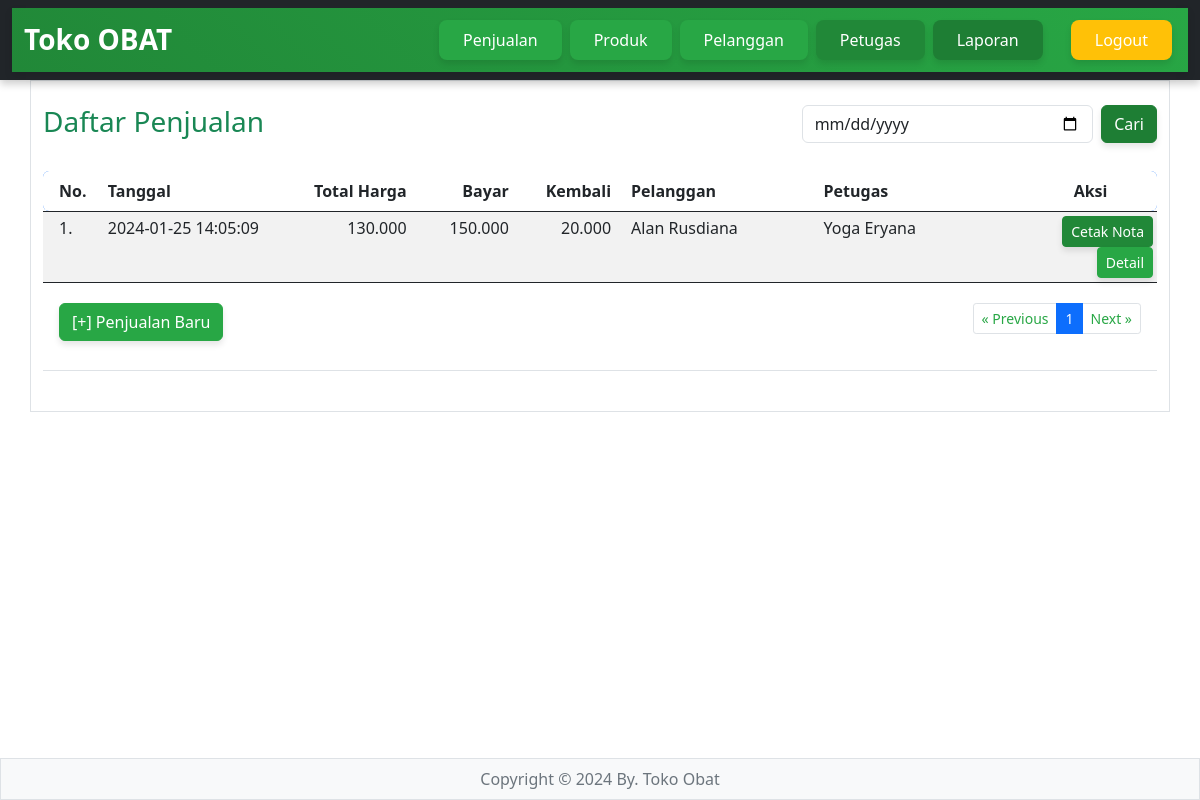
/penjualan/index.php?tgl=2024-01-25 14:05:09 (signed in), run on the app's committed database.
### tables this page shows
CREATE TABLE `penjualan` (
  `penjualan_id` int(11) NOT NULL,
  `tanggal` datetime DEFAULT NULL,
  `total_harga` int(11) DEFAULT NULL,
  `bayar` int(11) DEFAULT NULL,
  `id_pelanggan` int(11) DEFAULT NULL,
  `id_petugas` int(11) NOT NULL,
  `nama_petugas` varchar(30) DEFAULT NULL
);

CREATE TABLE `pelanggan` (
  `id_pelanggan` int(11) NOT NULL,
  `kode_pelanggan` varchar(15) DEFAULT NULL,
  `nama_pelanggan` varchar(30) DEFAULT NULL,
  `alamat` text DEFAULT NULL,
  `no_hp` varchar(15) DEFAULT NULL
);

CREATE TABLE `petugas` (
  `id_petugas` int(11) NOT NULL,
  `username` varchar(30) DEFAULT NULL,
  `password` varchar(100) DEFAULT NULL,
  `nama_petugas` varchar(35) DEFAULT NULL,
  `level` enum('admin','petugas') DEFAULT NULL
);

### penjualan/index.php (the view, shortened to what this page needs)
<?php
if(!isset($_SESSION['username']) && !isset($_SESSION['password'])){
?>
<meta http-equiv="refresh" content="0;url=../login.php">
<?php
} else {
if(isset($_SESSION['penid'])){
?>
<meta http-equiv="refresh" content="1;url=transaksi.php">
<?php
} else {
?>
<!DOCTYPE html>
<html lang="en">
<head>
    <link rel="stylesheet" href="../bootstrap/css/bootstrap.min.css" />
</head>
<body>
<?php include "../header.php" ?>
<main class="container border py-4 bg-white">
    <div class="row mb-4">
        <div class="col-sm-8"><h3 class="text-success">Daftar Penjualan</h3></div>
        <div class="col-sm-4">
            <form class="d-flex" method="GET" action="">
                <input class="form-control me-2" type="date" name="tgl">
                <button class="btn btn-success" type="submit">Cari</button>
            </form>
        </div>
    </div>
<table class="table table-hover table-striped table-sm">
    <thead class="bg-primary text-white">
        <tr>
            <th class="py-2 px-3 rounded-start" width="55px">No.</th>
            <th class="py-2" width="200px">Tanggal</th>
            <th class="py-2 text-end" width="100px">Total Harga</th>
            <th class="py-2 text-end" width="100px">Bayar</th>
            <th class="py-2 text-end" width="100px">Kembali</th>
            <th class="py-2 px-3" width="200px">Pelanggan</th>
            <th class="py-2" width="200px">Petugas</th>
            <th class="py-2 text-center rounded-end" width="130px">Aksi</th>
        </tr>
    </thead>
    <tbody>
        <?php
        include "../config.php";
        $id_petugas = $_SESSION['id_petugas'];
        $batas = 10;
        $halaman = isset($_GET['halaman']) ? (int)$_GET['halaman'] : 1;
        $halaman_awal = ($halaman > 1) ? ($halaman * $batas) - $batas : 0;
        $previous = $halaman - 1;
        $next = $halaman + 1;
        $tglskr = date("Y-m-d");
        if(isset($_GET['tgl'])){
            $tgl = $_GET['tgl'];
            $sqldata = "SELECT * FROM penjualan WHERE tanggal LIKE '$tgl%' AND id_petugas='$id_petugas'";
        } else {
            $sqldata = "SELECT * FROM penjualan WHERE tanggal LIKE '$tglskr%' AND id_petugas='$id_petugas'";
        }
        $resdata = mysqli_query($koneksi, $sqldata);
        $jumlah_data = mysqli_num_rows($resdata);
        $total_halaman = ceil($jumlah_data / $batas);
        if(isset($_GET['tgl'])){
            $tgl = $_GET['tgl'];
            $sql = "SELECT * FROM penjualan WHERE tanggal LIKE '$tgl%' AND id_petugas='$id_petugas' LIMIT $halaman_awal, $batas";
        } else {
            $sql = "SELECT * FROM penjualan WHERE tanggal LIKE '$tglskr%' AND id_petugas='$id_petugas' LIMIT $halaman_awal, $batas";
        }
        $result = mysqli_query($koneksi, $sql);
        $no = $halaman_awal + 1;
        while($data = mysqli_fetch_array($result)){
            $tohar = number_format($data['total_harga'], 0, ",", ".");
            $byr = number_format($data['bayar'], 0, ",", ".");
            $kembali = $data['bayar'] - $data['total_harga'];
            $kbl = number_format($kembali, 0, ",", ".");
            $id_pelanggan = $data['id_pelanggan'];
            $id_petugas = $data['id_petugas'];
            $sqlpelanggan = "SELECT * FROM pelanggan WHERE id_pelanggan='$id_pelanggan'";
            $respelanggan = mysqli_query($koneksi, $sqlpelanggan);
            $dtpelanggan = mysqli_fetch_array($respelanggan);
            $nama_pelanggan = isset($dtpelanggan['nama_pelanggan']) ? $dtpelanggan['nama_pelanggan'] : "Pelanggan Tidak Ditemukan";
            $sqlpetugas = "SELECT * FROM petugas WHERE id_petugas='$id_petugas'";
            $respetugas = mysqli_query($koneksi, $sqlpetugas);
            $dtpetugas = mysqli_fetch_array($respetugas);
            ?>
            <tr>
                <td class="px-3"><?= $no ?>.</td>
                <td><?= $data['tanggal'] ?></td>
                <td align="right"><?= $tohar ?></td>
                <td align="right"><?= $byr ?></td>
                <td align="right"><?= $kbl ?></td>
                <td class="px-3"><?= $nama_pelanggan ?></td>
                <td><?= $dtpetugas['nama_petugas'] ?></td>
                <td align="right">
                    <a href="printnota.php?penid=<?= $data['penjualan_id'] ?>&kbl=<?= $kbl ?>" target="blank" class="btn btn-secondary btn-sm">Cetak Nota</a>
                    <a href="detail_penjualan.php?penid=<?= $data['penjualan_id'] ?>&npet=<?= $dtpetugas['nama_petugas'] ?>&npel=<?= $nama_pelanggan ?>&tgl=<?= $data['tanggal'] ?>&byr=<?= $byr ?>&kbl=<?= $kbl ?>&halaman=<?= $halaman ?>" class="btn btn-primary btn-sm">Detail</a>
                </td>
            </tr>
        <?php
        $no++;
        }
        ?>
    </tbody>
    <tfoot>
        <tr>
            <td colspan="8" class="text-center">
                <div class="container">
                    <div class="row">
                        <div class="col-4 text-start py-3">
                            <a class="btn btn-primary" href="penjualan_simpan.php">[+] Penjualan Baru</a>
                        </div>
                        <div class="col-8 text-end py-3">
                            <ul class="pagination justify-content-end pagination-sm">
                                <li class="page-item"><a class="page-link" <?php if($halaman > 1){ echo "href='?halaman=$previous'"; } ?>>&laquo; Previous</a></li>
                                <?php
                                for($x = 1; $x <= $total_halaman; $x++){
                                    if($x == $halaman){
                                ?>
                                    <li class="page-item active"><a class="page-link" href="?halaman=<?= $x ?>"><?= $x ?></a></li>
                                <?php
                                    } else {
                                ?>
                                    <li class="page-item"><a class="page-link" href="?halaman=<?= $x ?>"><?= $x ?></a></li>
                                <?php
                                    }
                                }
                                ?>
                                <li class="page-item"><a class="page-link" <?php if($halaman < $total_halaman) { echo "href='?halaman=$next'"; } ?>>Next &raquo;</a></li>
                            </ul>
                        </div>
                    </div>
                </div>
            </td>
        </tr>
    </tfoot>
</table>
</main>
<?php include "../footer.php" ?>
</body>
</html>
<?php } } ?>

### penjualan/index.php (style rules this page uses)
body { padding-top: 80px; background-color: #f8f9fa; }
.btn-primary, .btn-secondary { background-color: #28a745; border-color: #28a745; }
.btn-success { background-color: #1e7e34; border-color: #1e7e34; }
.bg-primary { background-color: #28a745 !important; }
.pagination .page-link { color: #28a745; }

### header.php (style rules this page uses)
.btn-primary { background-color: #28a745; border-color: #28a745; box-shadow: 0 4px 6px rgba(0, 0, 0, 0.1); transition: all 0.3s ease; }
.btn-secondary { background-color: #218838; border-color: #218838; box-shadow: 0 4px 6px rgba(0, 0, 0, 0.1); transition: all 0.3s ease; }
.btn-success { background-color: #1e7e34; border-color: #1e7e34; box-shadow: 0 4px 6px rgba(0, 0, 0, 0.1); }
body { padding-top: 80px; }

### data on the page
penjualan: tanggal "2024-01-25 14:05:09", total_harga "130.000", bayar "150.000", kbl "20.000", id_pelanggan.nama_pelanggan "Alan Rusdiana", id_petugas.nama_petugas "Yoga Eryana"
